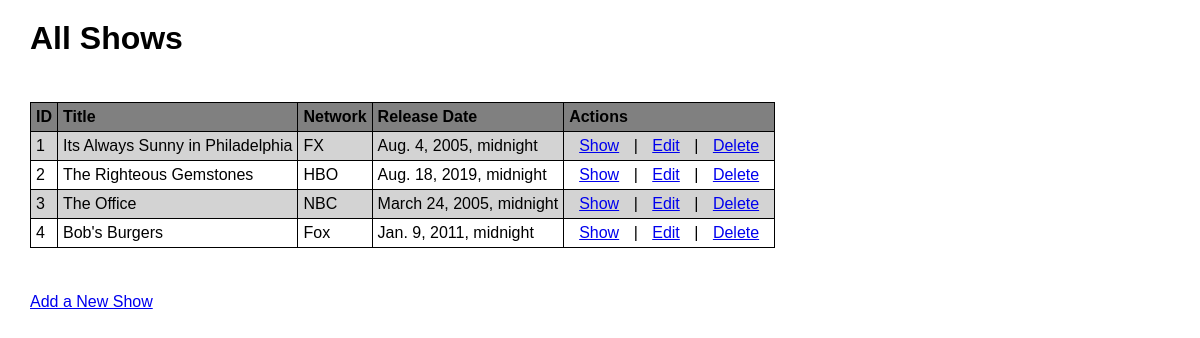
/shows, run on the app's committed database.
### semirest_tv_shows_app/models.py (models this page shows)
class Show(models.Model):
    title = models.CharField(max_length=255)
    network = models.CharField(max_length=255)
    release_date = models.DateTimeField()
    desc = models.CharField(max_length=750)
    created_at = models.DateTimeField(auto_now_add=True)
    updated_at = models.DateTimeField(auto_now=True)
    objects=ShowManager()

### semirest_tv_shows_app/views.py (the view)
# urls.py: path('shows', views.shows),
def shows(request):
    context = {
        'shows': Show.objects.all(),
    }
    return render(request, 'shows.html', context)

### semirest_tv_shows_app/templates/shows.html (shortened to what this page needs)
<!DOCTYPE html>
<html lang="en">
<head>
    {% load static %}
    <link rel="stylesheet" href="{% static 'style.css' %}">
</head>
<body>
    <h1>All Shows</h1>
    <div id="table">
        <table>
            <tr>
                <th>ID</th>
                <th>Title</th>
                <th>Network</th>
                <th>Release Date</th>
                <th>Actions</th>
            </tr>
            {% for show in shows %}
            <tr>
                <td>{{ show.id }}</td>
                <td>{{ show.title }}</td>
                <td>{{ show.network }}</td>
                <td>{{ show.release_date }}</td>
                <td><a href="/shows/{{ show.id }}">Show</a> | <a href="/shows/{{ show.id }}/edit">Edit</a> | <a href="/shows/{{ show.id }}/destroy">Delete</a></td>
            </tr>
            {% endfor %}
        </table>
    </div>
    <a href="/shows/new">Add a New Show</a>
</body>
</html>

### semirest_tv_shows_app/static/style.css (style rules this page uses)
* { font-family: sans-serif; margin: 10px; }
table { border: solid 1px black; border-collapse: collapse; }
th, td { text-align: left; border: solid 1px black; padding: 5px; }
th { background-color: gray; }
tr:nth-child(even) { background-color: lightgray; }
#table { margin: 45px 0px; }

### data on the page
Show: id "1", title "Its Always Sunny in Philadelphia", network "FX", release_date "Aug. 4, 2005, midnight"
Show: id "2", title "The Righteous Gemstones", network "HBO", release_date "Aug. 18, 2019, midnight"
Show: id "3", title "The Office", network "NBC", release_date "March 24, 2005, midnight"
Show: id "4", title "Bob's Burgers", network "Fox", release_date "Jan. 9, 2011, midnight"
